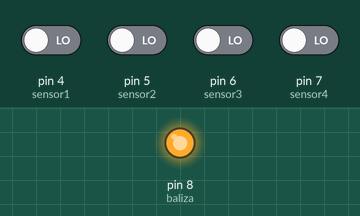
Simulated run of this sketch. Board: Arduino Uno, built with avr-gcc and run on an emulated ATmega328P. Shown: output pins drawn as LEDs (lit = HIGH). Inputs (shaded band) come from the test bench; at power-on: pin 4 (sensor1), pin 5 (sensor2), pin 6 (sensor3), pin 7 (sensor4) LOW.

Above: at 1.2 s.
1.3 s: pin 4 (sensor1) driven HIGH
At 1.6 s:
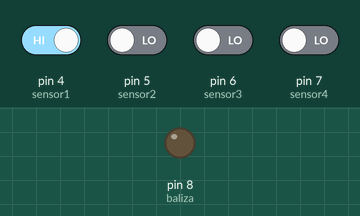
Timing chart, 0 to 4.3 s (numbered marks = the images above; inputs shaded):
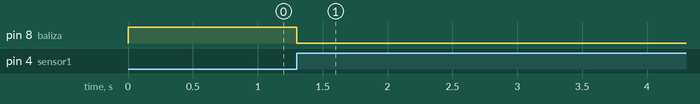

The sketch:

misionImposible.ino
```cpp
int sensor1 = 4;
int sensor1_estado = 0;
int sensor2 = 5;
int sensor2_estado = 0;
int sensor3 = 6;
int sensor3_estado = 0;
int sensor4 = 7;
int sensor4_estado = 0;

int baliza = 8;
int estadoBaliza = LOW;

void setup() {
  // put your setup code here, to run once:
  pinMode(sensor1, INPUT);
  pinMode(sensor2, INPUT);
  pinMode(sensor3, INPUT);
  pinMode(sensor4, INPUT);

  pinMode(baliza, OUTPUT);
}

void loop() {

  leerEstado();

  if (sensor1_estado || sensor2_estado || sensor3_estado || sensor4_estado) {
    digitalWrite(baliza, LOW); // logica invertida...
    delay(5000);
  }

  digitalWrite(baliza, HIGH);
}

void leerEstado() {
  sensor1_estado = digitalRead(sensor1);
  sensor2_estado = digitalRead(sensor2);
  sensor3_estado = digitalRead(sensor3);
  sensor4_estado = digitalRead(sensor4);
}
```

Measured:
- after the input at 1.3 s, pin 8 (baliza): HIGH → LOW at once
